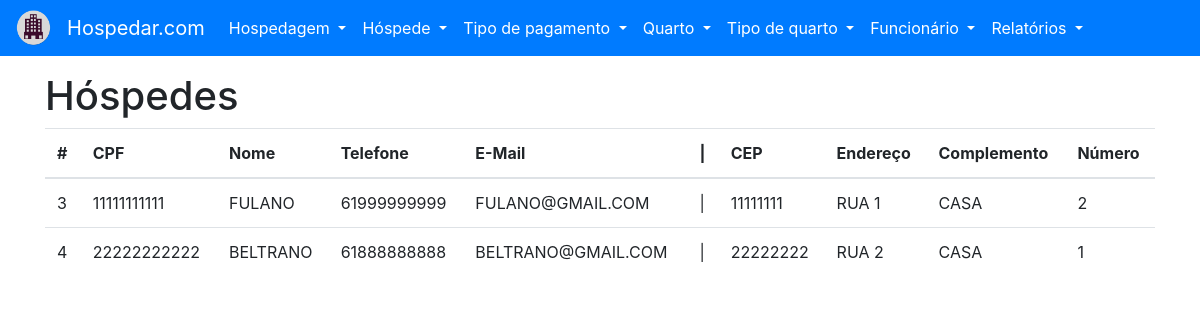
The app's page /hospede/listar, older data.
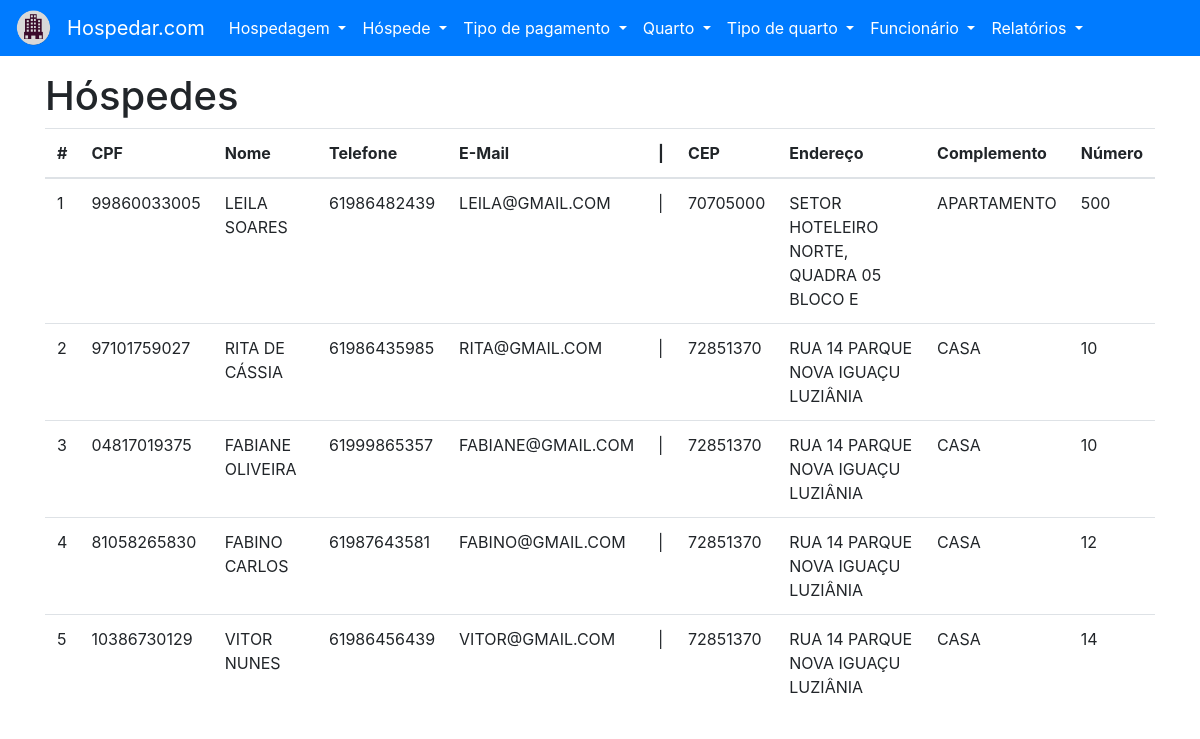
The same page, newer data.
### tables this page shows
CREATE TABLE "HOSPEDE" (
	"ID_HOSPEDE" INTEGER NOT NULL PRIMARY KEY AUTOINCREMENT UNIQUE,
	"NU_CPF" CHAR(11) NOT NULL UNIQUE,
	"NO_HOSPEDE" VARCHAR(64) NOT NULL,
	"NU_TELEFONE" CHAR(11) NOT NULL UNIQUE,
	"NO_EMAIL" VARCHAR(32) NOT NULL UNIQUE,
	"ID_ENDERECO" INTEGER NOT NULL,

	FOREIGN KEY ("ID_ENDERECO") REFERENCES "ENDERECO" ("ID_ENDERECO")
);

CREATE TABLE "ENDERECO" (
	"ID_ENDERECO" INTEGER NOT NULL PRIMARY KEY AUTOINCREMENT UNIQUE,
	"NU_CEP" CHAR(8) NOT NULL,
	"NO_ENDERECO" VARCHAR(64) NOT NULL,
	"NO_COMPLEMENTO" VARCHAR(32) NOT NULL,
	"NU_NUMERO" INTEGER NOT NULL
);

### project/backend/hospede/views.py (the view)
def listar():
    with HospedeEnderecoView(DATABASE_URL) as db:
        hospedes = db.select_all()
    return render_template('hospede-listar.html', hospedes=hospedes)

### project/backend/main/models.py (called while the page is built)
    def __enter__(self):
        self.open()
        return self

    def __exit__(self, exc_type, exc_val, exc_tb):
        self.close()

    @property
    def cursor(self):
        return self._cursor

    def open(self):
        self._connection = sqlite3.connect(self.url)
        self._cursor = self._connection.cursor()

    def close(self):
        self._connection.close()

    def cursor_to_dict(self, cursors: Iterable):
        return [dict(zip(self.__tablecolumns__, cursor)) for cursor in cursors]

    def select_all(self):
        if self._connection:
            return self.cursor_to_dict(self.cursor.execute(f'SELECT * FROM "{self.__tablename__}" ;'))
        raise ProgrammingError('ProgrammingError: Cannot operate on a closed database.')

### project/frontend/templates/hospede-listar.html (shortened to what this page needs)
{% extends 'base.html' %}
{% from 'macros.html' import flash %}
{% block content %}
    <h1>Hóspedes</h1>
    <table class="table">
        <thead>
        <tr>
            <th scope="col">#</th>
            <th scope="col">CPF</th>
            <th scope="col">Nome</th>
            <th scope="col">Telefone</th>
            <th scope="col">E-Mail</th>
            <th scope="col"> | </th>
            <th scope="col">CEP</th>
            <th scope="col">Endereço</th>
            <th scope="col">Complemento</th>
            <th scope="col">Número</th>
        </tr>
        </thead>
        <tbody>
        {% for hospede in hospedes %}
            <tr>
                <td scope="row">{{ hospede['ID_HOSPEDE'] }}</td>
                <td>{{ hospede['NU_CPF'] }}</td>
                <td>{{ hospede['NO_HOSPEDE'] }}</td>
                <td>{{ hospede['NU_TELEFONE'] }}</td>
                <td>{{ hospede['NO_EMAIL'] }}</td>
                <td> | </td>
                <td>{{ hospede['NU_CEP'] }}</td>
                <td>{{ hospede['NO_ENDERECO'] }}</td>
                <td>{{ hospede['NO_COMPLEMENTO'] }}</td>
                <td>{{ hospede['NU_NUMERO'] }}</td>
            </tr>
        {% endfor %}
        </tbody>
    </table>
{% endblock content%}

Row changes from the older to the newer data that the page shows:
added HOSPEDE: ID_HOSPEDE "1", NU_CPF "99860033005", NO_HOSPEDE "LEILA SOARES", NU_TELEFONE "61986482439", NO_EMAIL "LEILA@GMAIL.COM", NU_CEP "70705000", NO_ENDERECO "SETOR HOTELEIRO NORTE, QUADRA 05 BLOCO E", NO_COMPLEMENTO "APARTAMENTO", NU_NUMERO "500"
added HOSPEDE: ID_HOSPEDE "2", NU_CPF "97101759027", NO_HOSPEDE "RITA DE CÁSSIA", NU_TELEFONE "61986435985", NO_EMAIL "RITA@GMAIL.COM", NU_CEP "72851370", NO_ENDERECO "RUA 14 PARQUE NOVA IGUAÇU LUZIÂNIA", NO_COMPLEMENTO "CASA", NU_NUMERO "10"
changed HOSPEDE id 3: NU_CPF "11111111111" → "04817019375"; NO_HOSPEDE "FULANO" → "FABIANE OLIVEIRA"; NU_TELEFONE "61999999999" → "61999865357"; NO_EMAIL "FULANO@GMAIL.COM" → "FABIANE@GMAIL.COM"; NU_CEP "11111111" → "72851370"; NO_ENDERECO "RUA 1" → "RUA 14 PARQUE NOVA IGUAÇU LUZIÂNIA"; NU_NUMERO "2" → "10"
changed HOSPEDE id 4: NU_CPF "22222222222" → "81058265830"; NO_HOSPEDE "BELTRANO" → "FABINO CARLOS"; NU_TELEFONE "61888888888" → "61987643581"; NO_EMAIL "BELTRANO@GMAIL.COM" → "FABINO@GMAIL.COM"; NU_CEP "22222222" → "72851370"; NO_ENDERECO "RUA 2" → "RUA 14 PARQUE NOVA IGUAÇU LUZIÂNIA"; NU_NUMERO "1" → "12"
added HOSPEDE: ID_HOSPEDE "5", NU_CPF "10386730129", NO_HOSPEDE "VITOR NUNES", NU_TELEFONE "61986456439", NO_EMAIL "VITOR@GMAIL.COM", NU_CEP "72851370", NO_ENDERECO "RUA 14 PARQUE NOVA IGUAÇU LUZIÂNIA", NO_COMPLEMENTO "CASA", NU_NUMERO "14"
